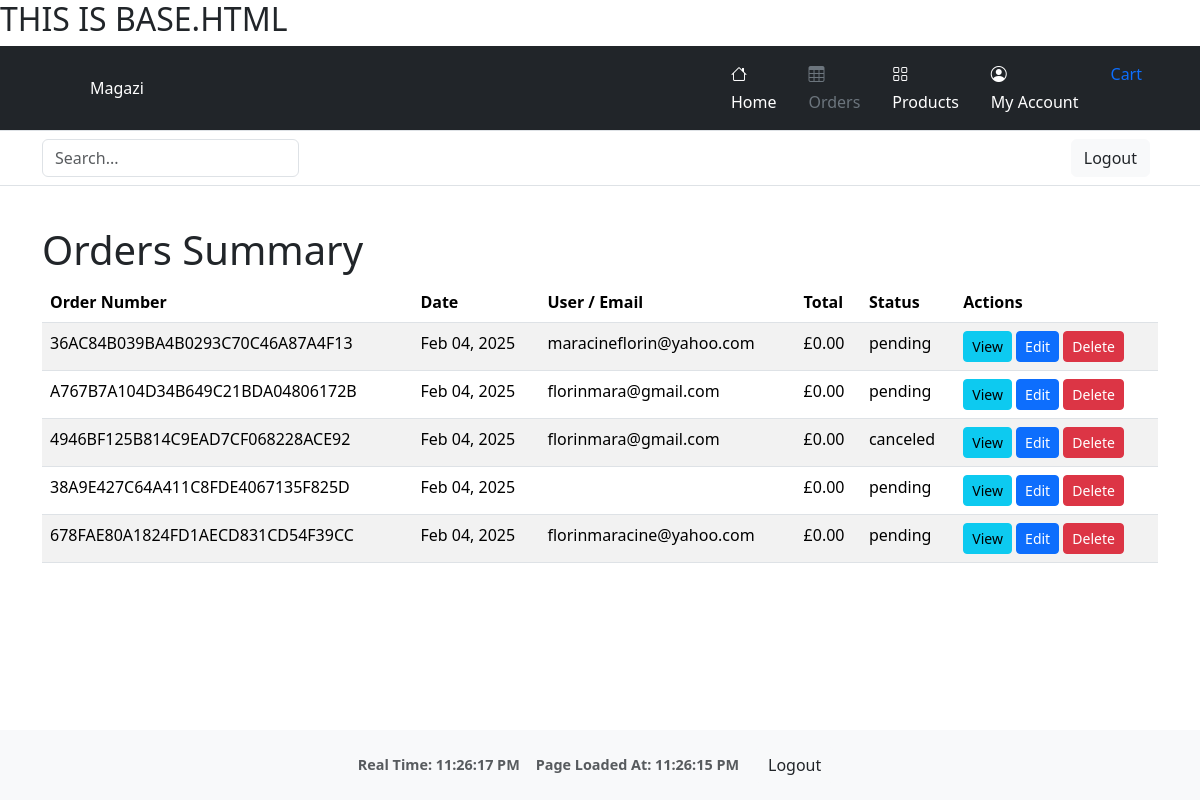
The app's page /orders/summary/ (signed in) with its own data.
### orders/models.py (models this page shows, shortened)
class Order(models.Model):
    order_number = models.CharField(max_length=32, null=False, editable=False)
    user = models.ForeignKey(settings.AUTH_USER_MODEL, on_delete=models.SET_NULL, null=True, blank=True)
    full_name = models.CharField(max_length=50, null=False, blank=False)
    email = models.EmailField(max_length=254, null=False, blank=False)
    phone_number = models.CharField(max_length=20, null=False, blank=False)
    country = CountryField(blank_label='Country *', null=False, blank=False)
    postcode = models.CharField(max_length=20, null=True, blank=True)
    town_or_city = models.CharField(max_length=40, null=False, blank=False)
    street_address1 = models.CharField(max_length=80, null=False, blank=False)
    street_address2 = models.CharField(max_length=80, null=True, blank=True)
    county = models.CharField(max_length=80, null=True, blank=True)
    date = models.DateTimeField(auto_now_add=True)
    delivery_cost = models.DecimalField(max_digits=6, decimal_places=2, null=False, default=0)
    order_total = models.DecimalField(max_digits=10, decimal_places=2, null=False, default=0)
    grand_total = models.DecimalField(max_digits=10, decimal_places=2, null=False, default=0)
    stripe_pid = models.CharField(max_length=254, null=False, blank=False, default='')
    status = models.CharField(max_length=20, default='pending')  # e.g. pending, delivered, canceled
    comments = models.TextField(blank=True)

### orders/views.py (the view)
# urls.py: path('summary/', views.orders_summary, name='orders_summary'),
@login_required
def orders_summary(request):
    user = request.user
    if user.is_staff or user.groups.filter(name='seller').exists():
        orders = Order.objects.all().order_by('-date')
        role = 'admin_or_seller'
    else:
        orders = Order.objects.filter(user=user).order_by('-date')
        role = 'client'
    context = {
        'orders': orders,
        'role': role,
    }
    return render(request, 'orders/orders_summary.html', context)

### cart/context.py (called while the page is built, shortened)
def cart_summary(request):
    cart = request.session.get('cart', {})
    cart_items = []
    total = 0
    return {'cart_total': total, 'cart_items': cart_items}

### orders/templates/orders/orders_summary.html (shortened to what this page needs)
{% extends "base.html" %}
{% load static %}
{% block content %}
<div class="container my-4">
  <h1>Orders Summary</h1>
  {% if orders %}
    <table class="table table-striped">
      <thead>
        <tr>
          <th>Order Number</th>
          <th>Date</th>
          <th>User / Email</th>
          <th>Total</th>
          <th>Status</th>
          <th>Actions</th>
        </tr>
      </thead>
      <tbody>
        {% for order in orders %}
        <tr>
          <td>{{ order.order_number }}</td>
          <td>{{ order.date|date:"M d, Y" }}</td>
          <td>
            {% if order.user %}
              {{ order.user.email }}
            {% else %}
              {{ order.email }}
            {% endif %}
          </td>
          <td>£{{ order.grand_total }}</td>
          <td>{{ order.status }}</td>
          <td>
            <a href="{% url 'orders:order_detail' order.order_number %}" class="btn btn-sm btn-info">View</a>
            {% if role == 'admin_or_seller' %}
              <a href="{% url 'orders:order_edit' order.order_number %}" class="btn btn-sm btn-primary">Edit</a>
              <a href="{% url 'orders:order_delete' order.order_number %}" class="btn btn-sm btn-danger">Delete</a>
            {% endif %}
          </td>
        </tr>
        {% endfor %}
      </tbody>
    </table>
  {% else %}
    <p>No orders found.</p>
  {% endif %}
</div>
{% endblock %}

### templates/base.html (shortened to what this page needs)
{% load static %}
{% load group_filters %}
<!doctype html>
<html lang="en">
  <head>
    {% block corecss %}
        <link href="https://cdn.jsdelivr.net/npm/bootstrap-icons/font/bootstrap-icons.css" rel="stylesheet">
        <link href="https://cdn.jsdelivr.net/npm/bootstrap@5.3.3/dist/css/bootstrap.min.css" rel="stylesheet">
        <link href="{% static 'css/base_style.css' %}" rel="stylesheet">
    {% endblock %}
  </head>
  <body>
    <h2>THIS IS BASE.HTML</h2>
    {% block page_header %}
      <header>
          <div class="px-3 py-2 text-bg-dark border-bottom">
              <div class="container">
                  <div class="d-flex flex-wrap align-items-center justify-content-center justify-content-lg-start">
                      <a href="/" class="d-flex align-items-center my-2 my-lg-0 me-lg-auto text-white text-decoration-none">
                          <svg class="bi me-2" width="40" height="32" role="img" aria-label="Bootstrap"><use xlink:href="#bootstrap"></use></svg>
                          Magazi
                      </a>
                      <ul class="nav col-12 col-lg-auto my-2 justify-content-center my-md-0 text-small">
                        <li>
                            <a href="/" class="{% if request.path == '/' %}text-secondary{% else %}text-white{% endif %} nav-link">
                                <i class="bi bi-house d-block mx-auto mb-1"></i>
                                Home
                            </a>
                        </li>
                        <li class="nav-item">
                            {% if user.is_authenticated %}
                              {% if user.is_staff or user|in_group:"seller" %}
                                <a href="{% url 'orders:orders_summary' %}" class="nav-link {% if request.path|slice:"0:8" == '/orders/' %}text-secondary{% else %}text-white{% endif %}">
                                  <i class="bi bi-table d-block mx-auto mb-1"></i>
                                  Orders
                                </a>
                              {% else %}
                                <a href="{% url 'orders:my_orders' %}" class="nav-link {% if request.path|slice:"0:8" == '/orders/' %}text-secondary{% else %}text-white{% endif %}">
                                  <i class="bi bi-table d-block mx-auto mb-1"></i>
                                  Orders
                                </a>
                              {% endif %}
                            {% else %}
                              <a href="{% url 'orders:order_lookup' %}" class="nav-link {% if request.path|slice:"0:8" == '/orders/' %}text-secondary{% else %}text-white{% endif %}">
                                <i class="bi bi-table d-block mx-auto mb-1"></i>
                                Orders
                              </a>
                            {% endif %}
                          </li>
                        <li>
                            <a href="/products/" class="{% if request.path == '/products/' %}text-secondary{% else %}text-white{% endif %} nav-link">
                                <i class="bi bi-grid d-block mx-auto mb-1"></i>
                                Products
                            </a>
                        </li>
                        {% if user.is_authenticated %}
                            <li class="nav-item">
                                <a href="{% url 'profiles:my_profile' %}" class="nav-link {% if request.path|slice:"0:13" == '/profiles/my' %}text-secondary{% else %}text-white{% endif %}">
                                <i class="bi bi-person-circle d-block mx-auto mb-1"></i>
                                My Account
                                </a>
                            </li>
                        {% endif %}
                        <li class="nav-item">
                            <a class="nav-link" href="{% url 'cart:view_cart' %}">
                                {% if cart_total %}
                                    £{{ cart_total }}
                                {% else %}
                                    Cart
                                {% endif %}
                            </a>
                        </li>
                    </ul>
                  </div>
              </div>
          </div>
          <div class="px-3 py-2 border-bottom mb-3">
              <div class="container d-flex flex-wrap justify-content-center">
                  <form class="col-12 col-lg-auto mb-2 mb-lg-0 me-lg-auto" role="search">
                      <input type="search" class="form-control" placeholder="Search..." aria-label="Search">
                  </form>
                    <div class="text-end d-flex align-items-center">
                        {% if user.is_authenticated %}
                            <a href="/accounts/logout/" class="btn btn-light text-dark me-2">Logout</a>
                        {% else %}
                            <a href="/accounts/login/" class="btn btn-light text-dark me-2">Login</a>
                            <a href="/accounts/signup/" class="btn btn-primary">Sign-up</a>
                        {% endif %}
                    </div>
                </div>
              </div>
      </header>
    {% endblock %}
    {% block content %}
    {% endblock %}
    <footer class="footer mt-auto py-3 bg-light">
        <div class="container d-flex flex-wrap justify-content-center">
            <div class="text-end d-flex align-items-center">
                <div id="real-time" class="me-3 text-muted small">
                    Real Time: <span id="real-time-display">Loading...</span>
                </div>
                <div id="page-load-time" class="me-3 text-muted small">
                    Page Loaded At: <span id="page-load-time-display">Loading...</span>
                </div>
                {% if user.is_authenticated %}
                    <a href="/accounts/logout/" class="btn btn-light text-dark me-2">Logout</a>
                {% else %}
                    <a href="/accounts/login/" class="btn btn-light text-dark me-2">Login</a>
                    <a href="/accounts/signup/" class="btn btn-primary">Sign-up</a>
                {% endif %}
            </div>
        </div>
    </footer>
  </body>
</html>

### static/css/base_style.css (style rules this page uses)
html, body { min-height: 100vh; margin: 0; display: flex; flex-direction: column; }
footer { margin-top: auto; background-color: #f8f9fa; padding: 1rem 0; text-align: center; font-size: 0.9rem; color: #6c757d; }
#real-time, #page-load-time { font-size: 0.9rem; font-weight: bold; color: #6c757d; }

### records on screen
Order: order_number "36AC84B039BA4B0293C70C46A87A4F13", date "Feb 04, 2025", email "maracineflorin@yahoo.com", grand_total "0.00", status "pending"
Order: order_number "A767B7A104D34B649C21BDA04806172B", date "Feb 04, 2025", user.email "florinmara@gmail.com", grand_total "0.00", status "pending"
Order: order_number "4946BF125B814C9EAD7CF068228ACE92", date "Feb 04, 2025", user.email "florinmara@gmail.com", grand_total "0.00", status "canceled"
Order: order_number "38A9E427C64A411C8FDE4067135F825D", date "Feb 04, 2025", grand_total "0.00", status "pending"
Order: order_number "678FAE80A1824FD1AECD831CD54F39CC", date "Feb 04, 2025", user.email "florinmaracine@yahoo.com", grand_total "0.00", status "pending"
